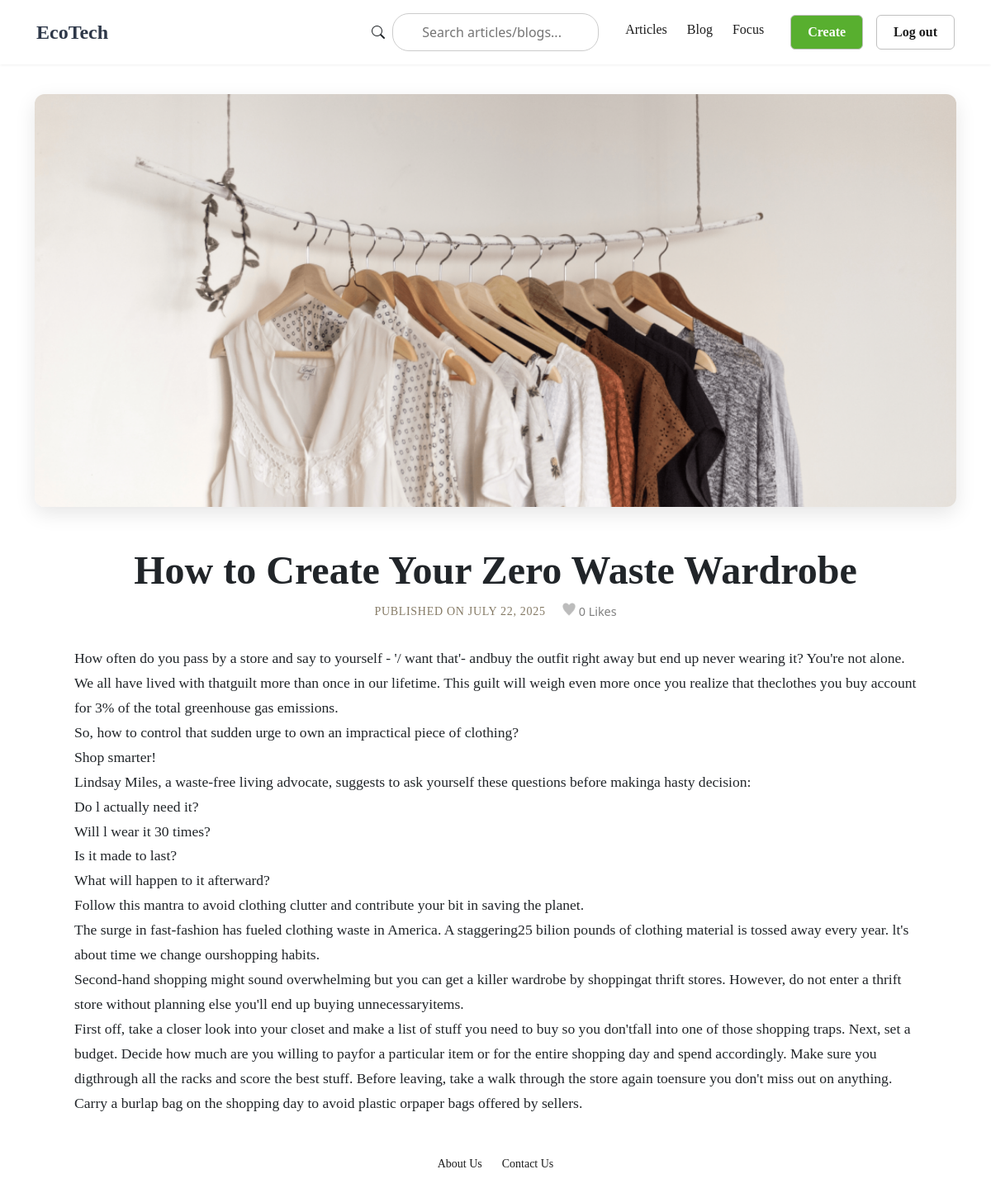
Screenshot of /14/ (signed in) with the database file from the repository.
### post_app/models.py (models this page shows, shortened)
class PostRaw(models.Model):
    author = models.ForeignKey(User, on_delete=models.CASCADE)
    created_at = models.DateTimeField(auto_now_add=True)
    likes_int = models.IntegerField(default=0)
    liked_by = models.ManyToManyField(User, related_name = 'liked_posts', blank = True)
    content = models.TextField()
    title = models.TextField(max_length=60, blank=False, null=False)
    image = models.ImageField(upload_to='post_images/', blank=True, null=False)
    POST_TYPE_CHOICES = [
        (1, 'admin'),
        (2, 'user')
    ]
    post_type = models.IntegerField(choices=POST_TYPE_CHOICES, default=2)
    class Meta:
        app_label = 'post_app'
        db_table = 'post_app_raw'
        verbose_name = 'Post Data Management'

### post_app/views.py (the view)
# urls.py: path('<int:post_id>/', views.post_detail, name='post_detail'),
@login_required()
def post_detail(request, post_id):
    post = get_object_or_404(PostRaw, id=post_id)
    return render(request, 'post_detail.html', {'post': post})

### templates/post_detail.html (shortened to what this page needs)
{% extends "base_generic.html" %}
{% block content %}
  <article class="post-detail-container">
    {% if post.image %}
      <div class="post-hero-image">
        <img src="{{ post.image.url }}" alt="{{ post.title }}">
      </div>
    {% endif %}
    <header class="post-header">
      <h1>{{ post.title }}</h1>
        <div class="post-meta-likes" style="display: flex; justify-content: center; align-items: center; margin-top: 10px; gap: 20px">
          <p class="post-meta" style="margin: 0px;">Published on {{ post.created_at|date:"F d, Y" }}</p>
          <div class="grey-heart-icon" >  {{ post.liked_by.count }} Like{{ post.liked_by.count|pluralize }}
          </div>
        </div>
    </header>
    <div class="post-body">
      {{ post.content|linebreaksbr }}
    </div>
  </article>
{% endblock %}

### static/css/styles.css (style rules this page uses)
h1 { font-family: "Times New Roman", Times, serif; }
p { font-family: "Times New Roman", Times, serif; }
.post-meta { font-size: 0.875rem; color: #6b7280; margin: 0 0 0.75rem 0; }
.post-hero-image { width: 100%; height: 500px; margin-bottom: 3rem; border-radius: 12px; overflow: hidden; box-shadow: 0 8px 25px rgba(0, 0, 0, 0.1); }
.post-hero-image img { width: 100%; height: 100%; object-fit: cover; object-position: center; display: block; }
.post-header { text-align: center; margin: 0 auto 2rem auto; }
.post-body { max-width: 1020px; margin: 0 auto; font-family: "Times New Roman", Times, serif; font-size: 1.1rem; line-height: 1.7; }
.post-header h1 { font-family: "Times New Roman", Times, serif;; font-size: 3rem; font-weight: 700; line-height: 1.2; margin-bottom: 0.5rem; }
.post-header .post-meta { color: #857A65; font-size: 0.875rem; font-weight: 500; text-transform: uppercase; letter-spacing: 0.05em; margin: 0 0 0.75rem 0; }
.post-meta-likes { display: flex; justify-content: space-between; align-items: center; font-size: 0.9rem; }
.grey-heart-icon { display: inline-flex; align-items: center; font-size: 0.9rem; color: grey; background-image: url('../images/grey_heart.png'); background-repeat: no-repeat; background-size: 16px 16px; padding-left: 20px; }

### rows the page displays
PostRaw: image (picture), title "How to Create Your Zero Waste Wardrobe", created_at "JULY 22, 2025", liked_by.count "0", content "How often do you pass by a store and say to yourself - '/ want that'- andbuy the outfit right away but end up never wearing it? You're not alone. We all have lived with thatguilt more than once in our lifetime. This guilt will weigh even more once you realize that theclothes you buy account for 3% of the total greenhouse gas emissions. So, how to control that sudden urge to own an impractical piece of clothing? Shop smarter! Lindsay Miles, a waste-free living advocate, suggests to ask yourself these questions before makinga hasty decision: Do l actually need it? Will l wear it 30 times? Is it made to last? What will happen to it afterward? Follow this mantra to avoid clothing clutter and…"
